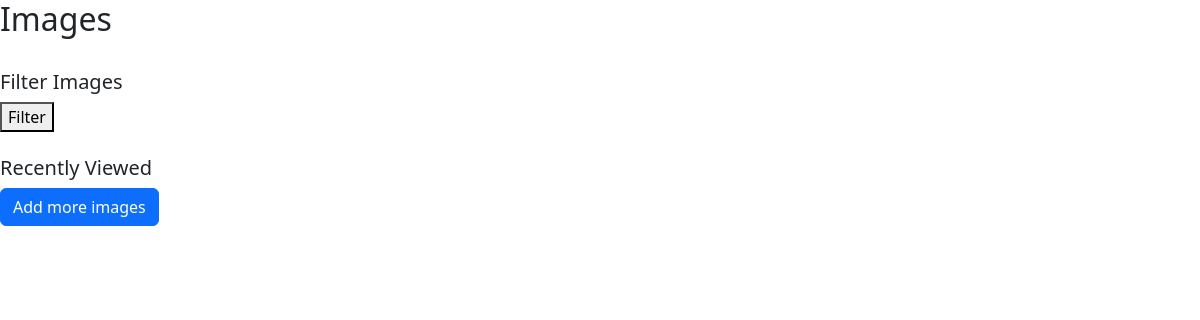
Before: / with the older database file.
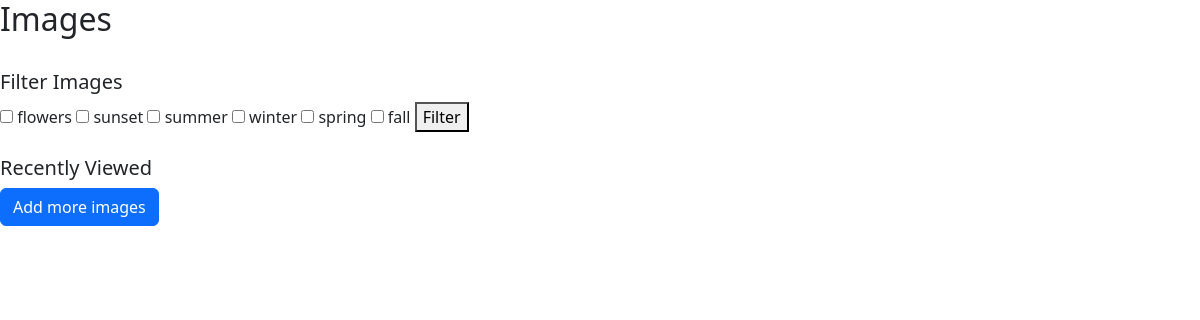
After: the same page with the newer database file.
### gallery/models.py (models this page shows, shortened)
class Tag(models.Model):
    tag = models.CharField(max_length=100, name = "tag")

### gallery/views.py (the view)
# urls.py: path("", HomeView.as_view(), name = "home")
class HomeView(ListView):
    model = Image
    template_name = "gallery/home.html"
    context_object_name = "images"
    def get_queryset(self):
        if not self.request.session.session_key:
            self.request.session.create()
        query_set = super().get_queryset()
        query_set = query_set.filter(session = self.request.session.session_key)
        selected_tags = self.request.GET.getlist("tags")
        if selected_tags:
            query_set = query_set.filter(tags__id__in=selected_tags).distinct()
        return query_set
    def get_context_data(self, **kwargs):
        context= super().get_context_data(**kwargs)
        context["tags"] = Tag.objects.all()
        return context

### gallery/templates/gallery/home.html (shortened to what this page needs)
<!DOCTYPE html>
<html lang="en">
<head>
    <link href="https://cdn.jsdelivr.net/npm/bootstrap@5.3.8/dist/css/bootstrap.min.css" rel="stylesheet">
</head>
<body>
    <h2>Images</h2>
<br>
<h5>Filter Images</h5>
<form>
    {% for tag in tags %}
   <label>
    <input type = "checkbox" name = "tags" value = "{{tag.id}}">
    {{tag.tag}}
    </label>
    {% endfor %}
    <button type = "submit">Filter</button>
    <br>
    <br>
    <h5>Recently Viewed</h5>
</form>
<a href = "{% url 'upload' %}" class = "btn btn-primary">Add more images</a>
</body>
</html>

Changed rows visible on the page:
added Tag: tag "flowers"
added Tag: tag "sunset"
added Tag: tag "summer"
added Tag: tag "winter"
added Tag: tag "spring"
added Tag: tag "fall"
